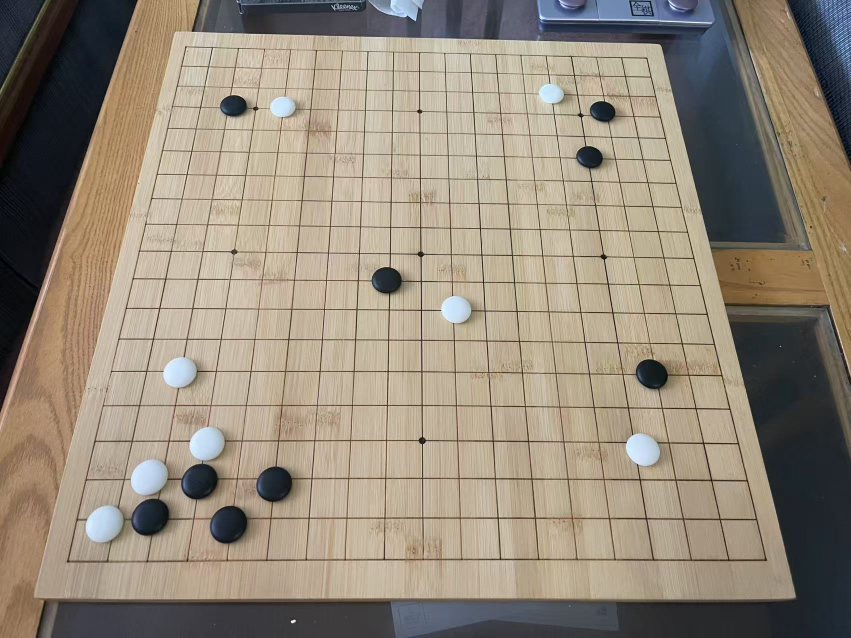
#> input picture data/raw/Homeboard4.jpg, 1702 x 1276 px (shown at 1/2 size)
$ python ToushiTest4.py
#> lines starting #> are read from the running program, lines starting #| are printed output that depends on the picture; after the words box and inside, x2 and y2 are one past the last pixel; in counts of white or black regions, pixels touching at a corner belong together
import cv2
import numpy as np

def preprocess_for_wood_grain(img):
    """
    专门针对木纹棋盘的预处理
    """
    gray = cv2.cvtColor(img, cv2.COLOR_BGR2GRAY)

    # 1. 多尺度模糊，减少木纹干扰
    blur1 = cv2.GaussianBlur(gray, (5, 5), 0)
    blur2 = cv2.GaussianBlur(gray, (9, 9), 0)

    # 2. 形态学操作，强化棋盘边缘
    kernel = np.ones((3,3), np.uint8)
    morph = cv2.morphologyEx(blur1, cv2.MORPH_GRADIENT, kernel)

    # 3. 自适应阈值，处理光照不均
    adaptive = cv2.adaptiveThreshold(blur1, 255, cv2.ADAPTIVE_THRESH_GAUSSIAN_C,
                                   cv2.THRESH_BINARY, 11, 2)

    # 4. 多种边缘检测方法
    edges1 = cv2.Canny(blur1, 20, 60)  # 降低阈值
    edges2 = cv2.Canny(blur2, 30, 80)  # 不同参数
    edges3 = cv2.Canny(morph, 50, 150)  # 形态学增强后

    # 5. 组合边缘
    combined_edges = cv2.bitwise_or(edges1, edges2)
    combined_edges = cv2.bitwise_or(combined_edges, edges3)

    # 6. 闭运算，连接断开的边缘
    kernel_close = np.ones((3,3), np.uint8)
    final_edges = cv2.morphologyEx(combined_edges, cv2.MORPH_CLOSE, kernel_close)

    return gray, final_edges, [blur1, blur2, morph, adaptive, edges1, edges2, edges3, combined_edges]

def find_board_contours_robust(edges):
    """
    更鲁棒的棋盘轮廓检测
    """
    contours, hierarchy = cv2.findContours(edges, cv2.RETR_EXTERNAL, cv2.CHAIN_APPROX_SIMPLE)

    candidates = []

    for contour in contours:
        # 计算面积
        area = cv2.contourArea(contour)
        if area < 50000:  # 过滤小轮廓
            continue

        # 凸包
        hull = cv2.convexHull(contour)
        hull_area = cv2.contourArea(hull)

        # 计算轮廓的凸性（convexity）
        convexity = area / hull_area if hull_area > 0 else 0

        # 尝试不同的epsilon值
        perimeter = cv2.arcLength(hull, True)
        for epsilon_factor in [0.02, 0.05, 0.08, 0.1, 0.15]:
            epsilon = epsilon_factor * perimeter
            approx = cv2.approxPolyDP(hull, epsilon, True)

            if len(approx) == 4:
                # 检查是否为凸四边形
                if cv2.isContourConvex(approx):
                    # 计算四边形的质量评分
                    points = np.reshape(approx, (4, 2))
                    score = evaluate_quadrilateral_quality(points, area, convexity)
                    candidates.append((points, area, score, epsilon_factor))

    # 按评分排序
    candidates.sort(key=lambda x: x[2], reverse=True)

    return candidates

def evaluate_quadrilateral_quality(points, area, convexity):
    """
    评估四边形作为棋盘的质量
    """
    score = 0

    # 1. 面积分数（面积越大越好）
    score += min(area / 100000, 10)

    # 2. 凸性分数
    score += convexity * 5

    # 3. 形状分数（接近矩形的程度）
    # 计算四条边的长度
    sides = []
    for i in range(4):
        p1 = points[i]
        p2 = points[(i + 1) % 4]
        side_length = np.linalg.norm(p2 - p1)
        sides.append(side_length)

    # 对边应该相等
    opposite_ratio1 = min(sides[0], sides[2]) / max(sides[0], sides[2])
    opposite_ratio2 = min(sides[1], sides[3]) / max(sides[1], sides[3])
    score += (opposite_ratio1 + opposite_ratio2) * 2

    # 4. 角度分数（接近90度）
    angles = []
    for i in range(4):
        p1 = points[i]
        p2 = points[(i + 1) % 4]
        p3 = points[(i + 2) % 4]

        v1 = p1 - p2
        v2 = p3 - p2

        cos_angle = np.dot(v1, v2) / (np.linalg.norm(v1) * np.linalg.norm(v2))
        angle = np.arccos(np.clip(cos_angle, -1, 1))
        angles.append(angle)

    # 角度应该接近90度（π/2）
    angle_score = sum([1 - abs(angle - np.pi/2) / (np.pi/2) for angle in angles])
    score += angle_score

    return score

def order_corners_improved(points):
    """
    改进的角点排序，更准确地识别左上角
    """
    points = np.array(points)

    # 计算质心
    center = np.mean(points, axis=0)

    # 计算每个点相对于质心的角度
    angles = []
    for point in points:
        angle = np.arctan2(point[1] - center[1], point[0] - center[0])
        angles.append(angle)

    # 按角度排序
    sorted_indices = np.argsort(angles)

    # 找到最左上的点作为起始点
    leftmost_top = None
    min_sum = float('inf')
    start_idx = 0

    for i, idx in enumerate(sorted_indices):
        point = points[idx]
        # 使用 x + y 最小的点作为左上角
        if point[0] + point[1] < min_sum:
            min_sum = point[0] + point[1]
            leftmost_top = point
            start_idx = i

    # 从左上角开始，顺时针排列
    ordered_indices = []
    for i in range(4):
        ordered_indices.append(sorted_indices[(start_idx + i) % 4])

    ordered_points = points[ordered_indices]

    # 验证顺序是否正确
    print("角点排序验证：")
    labels = ['左上', '右上', '右下', '左下']
    for i, (point, label) in enumerate(zip(ordered_points, labels)):
        print(f"  {label}: ({point[0]:.0f}, {point[1]:.0f})")

    return ordered_points.astype("float32")

# [13 lines left out: function line_intersection, not called in this run]

def fix_cropped_corners(corners):
    """
    修复被裁剪的角点
    """
    # 检查是否有角点在图像边缘附近
    image_width = 2000  # 假设的图像宽度，实际使用时传入真实值

    fixed_corners = corners.copy()

    # 检查左上角是否被裁剪（x坐标很小）
    if corners[0][0] < 30:
        print("检测到左上角被裁剪，进行修复...")

        # 使用平行四边形性质修复
        # 在平行四边形中：left_top = right_top + (left_bottom - right_bottom)
        vector_correction = corners[3] - corners[2]  # left_bottom - right_bottom
        corrected_left_top = corners[1] + vector_correction  # right_top + correction

        fixed_corners[0] = corrected_left_top
        print(f"修复后的左上角: ({corrected_left_top[0]:.1f}, {corrected_left_top[1]:.1f})")

    return fixed_corners

# 主函数
def detect_board_robust(image_path):
    """
    鲁棒的棋盘检测主函数
    """
#> called with image_path = '../data/raw/Homeboard4.jpg'
    img = cv2.imread(image_path)
#> img is the input picture: shape (1276, 1702, 3); mean B, G, R 121.8, 137.3, 148.2
    if img is None:
        print(f"无法读取图像: {image_path}")
        return None

    print(f"图像尺寸: {img.shape[1]} x {img.shape[0]}")
#| 图像尺寸: 1702 x 1276

    # 预处理
    gray, edges, debug_images = preprocess_for_wood_grain(img)
#> in preprocess_for_wood_grain, `gray = cv2.cvtColor(img, cv2.COLOR_BGR2GRAY)`:
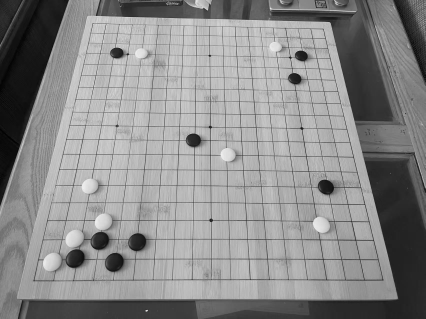
#> gray: shape (1276, 1702) (shown at 1/4 size); min 0, max 255, mean 138.8
#> in preprocess_for_wood_grain, `adaptive = cv2.adaptiveThreshold(blur1, 255, cv2.ADAPTIVE_THRESH_GAUSS..`:
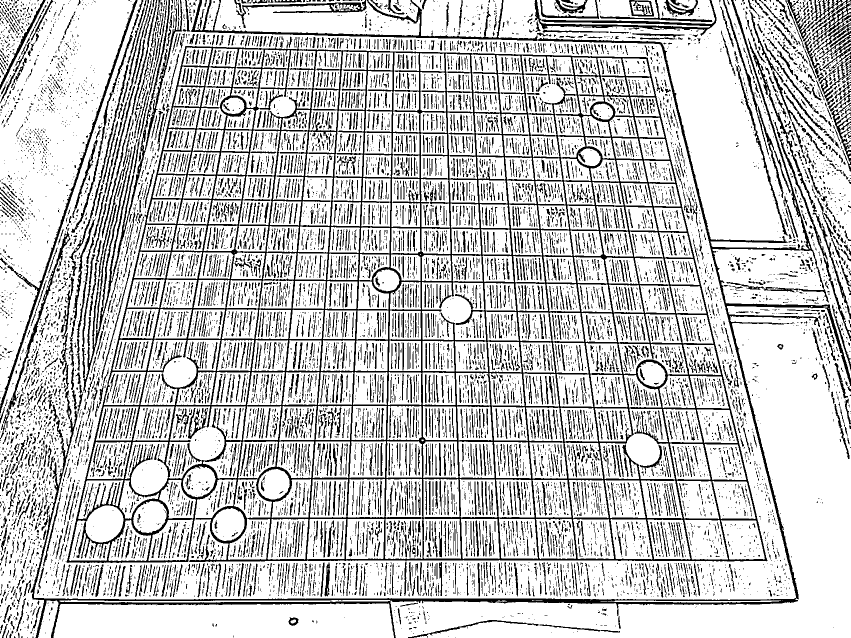
#> adaptive: shape (1276, 1702) (shown at 1/2 size); 77% white; 12908 black regions (9324 under 20 px), largest, box (x1, y1, x2, y2) and area: (133, 74, 1535, 1126) 134825, (61, 0, 1702, 1276) 33707, (166, 0, 365, 786) 6854
#> in preprocess_for_wood_grain, `edges3 = cv2.Canny(morph, 50, 150)`:
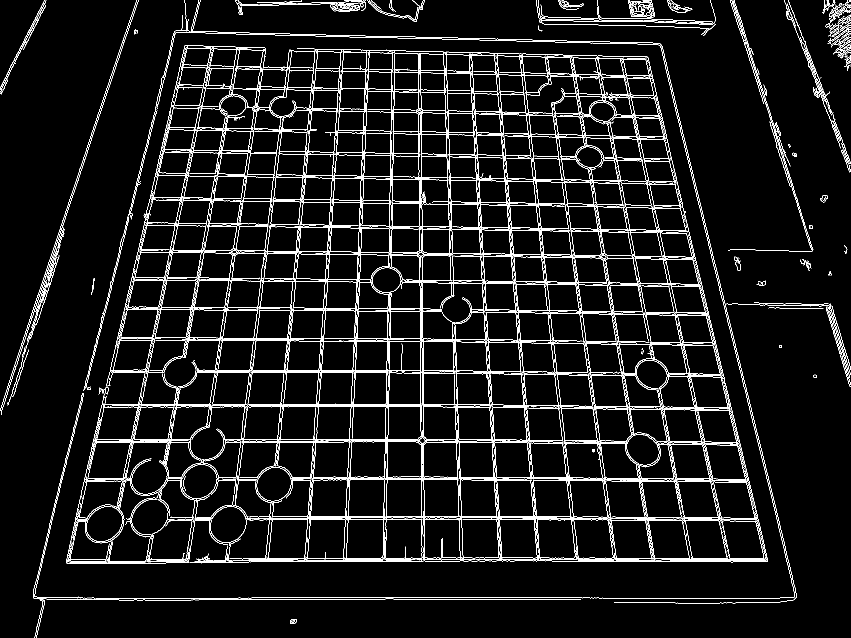
#> edges3: shape (1276, 1702) (shown at 1/2 size); 6% white in thin lines or dots
#> in preprocess_for_wood_grain, `final_edges = cv2.morphologyEx(combined_edges, cv2.MORPH_CLOSE, kernel..`:
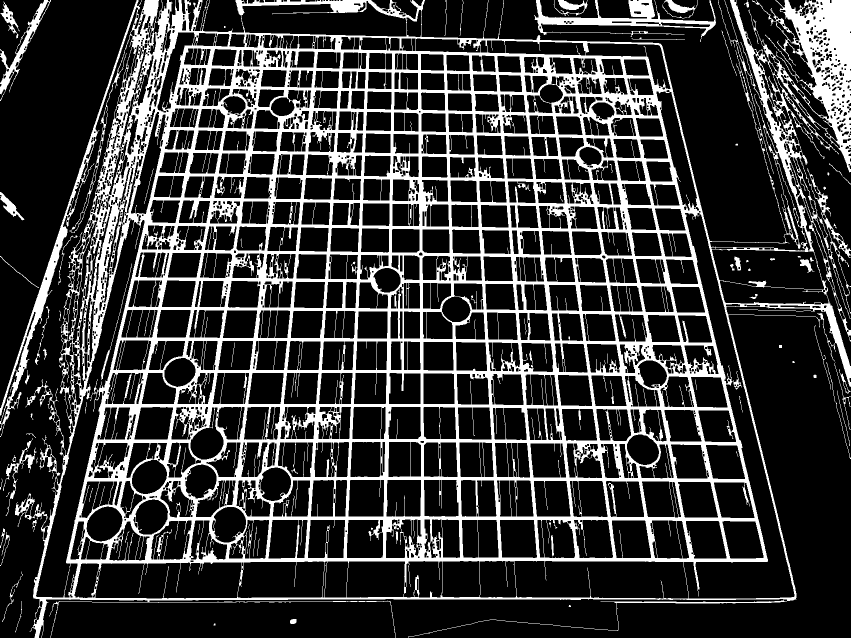
#> final_edges: shape (1276, 1702) (shown at 1/2 size); 22.3% white; 94 white regions (20 under 20 px)
#> debug_images = 8 items

    # 显示预处理结果
    cv2.imshow('Original', cv2.resize(img, (800, 600)))
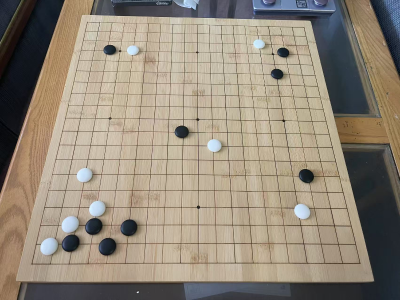
#> window 'Original': shape (600, 800, 3) (shown at 1/2 size); mean B, G, R 121.7, 137.2, 148
    cv2.imshow('Final Edges', edges)

    # 寻找轮廓
    candidates = find_board_contours_robust(edges)
#> in find_board_contours_robust, `contours, hierarchy = cv2.findContours(edges, cv2.RETR_EXTERNAL, cv2.C..`: contours = 53 contours, 28 with area under 20; largest, box (x1, y1, x2, y2) and area: (0, 0, 1702, 1276) 1600269, (1068, 0, 1432, 84) 7320, (0, 0, 102, 202) 3164, (6, 876, 73, 1032) 842, (0, 384, 49, 441) 696
#> the loop in find_board_contours_robust, `for contour in contours:` made 53 passes
#> area on passes 2, 5, 6, 7, 8, 12, 13, 18: 94.5, 49, 45, 57.5, 68, 43, 842, 26.5
#> after the loop in find_board_contours_robust, `for contour in contours:`: candidates = 4 items
#> candidates = 4 items

    if not candidates:
        print("未找到合适的棋盘轮廓！")
        return None

    print(f"找到 {len(candidates)} 个候选轮廓")
#| 找到 4 个候选轮廓

    # 选择最佳候选
    best_points, best_area, best_score, best_epsilon = candidates[0]
#> best_points = [[1701, 0], [1592, 1199], [59, 1263], [273, 0]]; best_area = 1600269; best_score = 21.37; best_epsilon = 0.05
    print(f"最佳候选: 面积={best_area:.0f}, 评分={best_score:.2f}, epsilon={best_epsilon:.3f}")
#| 最佳候选: 面积=1600269, 评分=21.37, epsilon=0.050

    # 排序角点
    ordered_corners = order_corners_improved(best_points)
#> in order_corners_improved, `points = np.array(points)`: points = [[1701, 0], [1592, 1199], [59, 1263], [273, 0]]
#> in order_corners_improved, `center = np.mean(points, axis=0)`: center = [906.2, 615.5]
#> the loop in order_corners_improved, `for point in points:` made 4 passes
#> (point, angle) on passes 1 to 4: ([1701, 0], -0.659), ([1592, 1199], 0.705), ([59, 1263], 2.49), ([273, 0], -2.37)
#> after the loop in order_corners_improved, `for point in points:`: angles = [-0.659, 0.705, 2.49, -2.37]
#> in order_corners_improved, `sorted_indices = np.argsort(angles)`: sorted_indices = [3, 0, 1, 2]
#> the loop in order_corners_improved, `for i, idx in enumerate(sorted_indices):` made 4 passes
#> (idx, min_sum, start_idx) on pass 1: (3, 273, 0)
#> after the loop in order_corners_improved, `for i, idx in enumerate(sorted_indices):`: min_sum = 273; start_idx = 0
#> after the loop in order_corners_improved, `for i in range(4):`: ordered_indices = [3, 0, 1, 2]
#> in order_corners_improved, `ordered_points = points[ordered_indices]`: ordered_points = [[273, 0], [1701, 0], [1592, 1199], [59, 1263]]
#> the loop in order_corners_improved, `for i, (point, label) in enumerate(zip(ordered_points, labels)):` made 4 passes
#> (printed output is left out)
#> ordered_corners = [[273, 0], [1701, 0], [1592, 1199], [59, 1263]]

    # 修复被裁剪的角点
    final_corners = fix_cropped_corners(ordered_corners)
#> final_corners = [[273, 0], [1701, 0], [1592, 1199], [59, 1263]]

    # 可视化结果
    result_img = img.copy()
    colors = [(0,0,255), (0,255,0), (255,0,0), (255,255,0)]
    labels = ['LT', 'RT', 'RB', 'LB']

    for i, (corner, color, label) in enumerate(zip(final_corners, colors, labels)):
        x, y = int(corner[0]), int(corner[1])
        cv2.circle(result_img, (x, y), 15, color, -1)
        cv2.putText(result_img, label, (x+20, y-20), cv2.FONT_HERSHEY_SIMPLEX, 1.5, color, 3)
#> this loop made 4 passes
#> (color, label, x, y) on passes 1 to 4: ((0, 0, 255), 'LT', 273, 0), ((0, 255, 0), 'RT', 1701, 0), ((255, 0, 0), 'RB', 1592, 1199), ((255, 255, 0), 'LB', 59, 1263)
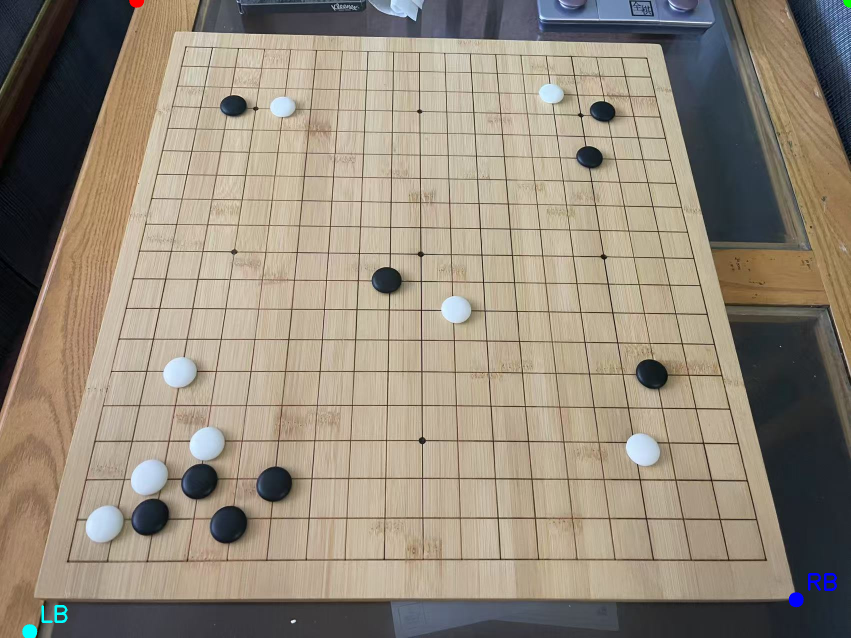
#> result_img: shape (1276, 1702, 3) (shown at 1/2 size); 0.17% of pixels changed, all inside (x1, y1, x2, y2) = (44, 0, 1702, 1276)

    cv2.imshow('Detected Corners', result_img)

    return final_corners, result_img

# 使用示例
if __name__ == "__main__":
    image_path = "../data/raw/Homeboard4.jpg"

    result = detect_board_robust(image_path)

    if result is not None:
        corners, result_img = result
#> corners = [[273, 0], [1701, 0], [1592, 1199], [59, 1263]]

        print("\n最终棋盘角点:")
        labels = ['左上', '右上', '右下', '左下']
        for i, (corner, label) in enumerate(zip(corners, labels)):
            print(f"  {label}: ({corner[0]:.1f}, {corner[1]:.1f})")
#> this loop made 4 passes
#> (printed output is left out)

        # 透视变换
        output_size = 1000
        margin = 50

        dst_points = np.float32([
            [margin, margin],
            [output_size - margin, margin],
            [output_size - margin, output_size - margin],
            [margin, output_size - margin]
        ])

        M = cv2.getPerspectiveTransform(corners, dst_points)
#> M = [[0.593, 0.103, -112.4], [-0.00165, 0.758, 50], [-3.3e-05, 4.89e-05, 1]]

        # 读取原图进行变换
        original = cv2.imread(image_path)
        warped = cv2.warpPerspective(original, M, (output_size, output_size))
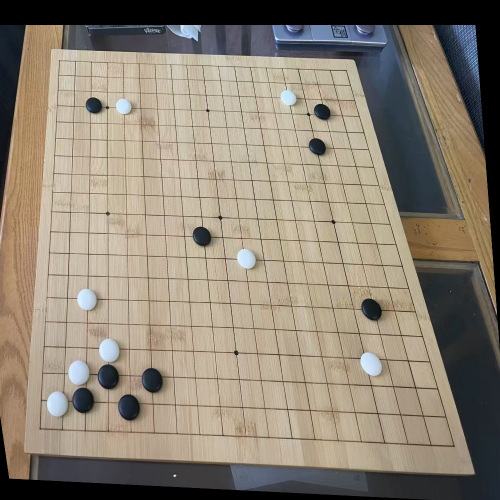
#> warped: shape (1000, 1000, 3) (shown at 1/2 size); mean B, G, R 115.2, 130.1, 140.2

        cv2.imshow('Warped Board', warped)
        cv2.imwrite('warped_board_robust.jpg', warped)
        print("变换后的棋盘已保存为 warped_board_robust.jpg")

    print("\n按任意键退出...")
    cv2.waitKey(0)
    cv2.destroyAllWindows()

$ run again, with data/raw/Homeboard2.jpg copied over data/raw/Homeboard4.jpg
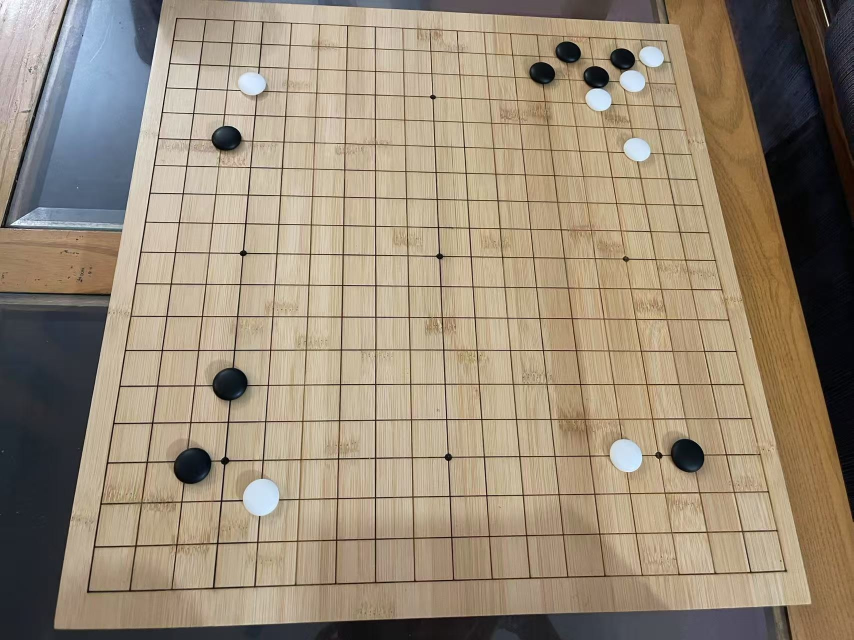
#> input picture data/raw/Homeboard2.jpg, 1707 x 1280 px (shown at 1/2 size)
#> in detect_board_robust, img is the input picture: shape (1280, 1707, 3); mean B, G, R 119.2, 139.1, 153.5
#| 图像尺寸: 1707 x 1280
#> adaptive: shape (1280, 1707); 75.5% white; 12569 black regions (8624 under 20 px), largest, box (x1, y1, x2, y2) and area: (173, 35, 1575, 1186) 144843, (0, 0, 1627, 1280) 24742, (1449, 0, 1707, 1044) 5478
#> edges1: shape (1280, 1707); 10.7% white in thin lines or dots
#> edges2: shape (1280, 1707); 4.4% white in thin lines or dots
#> edges3: shape (1280, 1707); 6.4% white in thin lines or dots
#> final_edges: shape (1280, 1707); 25.8% white; 115 white regions (17 under 20 px)
#> debug_images = 8 items
#> contours = 84 contours, 40 with area under 20; largest, box (x1, y1, x2, y2) and area: (0, 0, 1690, 1280) 1614429, (1639, 0, 1707, 219) 5849, (1448, 0, 1707, 1046) 3866, (1612, 0, 1707, 332) 1192, (1616, 985, 1654, 1155) 704
#> the loop in find_board_contours_robust, `for contour in contours:` made 84 passes
#> area on passes 5, 6, 7, 9, 12, 14, 16, 19: 60, 69, 189, 78.5, 117, 505, 423.5, 314
#> after the loop in find_board_contours_robust, `for contour in contours:`: candidates = 5 items
#| 找到 5 个候选轮廓
#> best_points = [[1348, 15], [1629, 1273], [108, 1259], [2, 0]]; best_area = 1614429; best_score = 21.48; best_epsilon = 0.02
#| 最佳候选: 面积=1614429, 评分=21.48, epsilon=0.020
#> points = [[1348, 15], [1629, 1273], [108, 1259], [2, 0]]
#> center = [771.8, 636.8]
#> the loop in order_corners_improved, `for point in points:` made 4 passes
#> (point, angle) on passes 1 to 4: ([1348, 15], -0.823), ([1629, 1273], 0.638), ([108, 1259], 2.39), ([2, 0], -2.45)
#> after the loop in order_corners_improved, `for point in points:`: angles = [-0.823, 0.638, 2.39, -2.45]
#> sorted_indices = [3, 0, 1, 2]
#> the loop in order_corners_improved, `for i, idx in enumerate(sorted_indices):` made 4 passes
#> (idx, min_sum, start_idx) on pass 1: (3, 2, 0)
#> after the loop in order_corners_improved, `for i, idx in enumerate(sorted_indices):`: min_sum = 2; start_idx = 0
#> after the loop in order_corners_improved, `for i in range(4):`: ordered_indices = [3, 0, 1, 2]
#> ordered_points = [[2, 0], [1348, 15], [1629, 1273], [108, 1259]]
#> the loop in order_corners_improved, `for i, (point, label) in enumerate(zip(ordered_points, labels)):` made 4 passes
#> (printed output is left out)
#> vector_correction = [-1521, -14]
#> corrected_left_top = [-173, 1]
#| 修复后的左上角: (-173.0, 1.0)
#> final_corners = [[-173, 1], [1348, 15], [1629, 1273], [108, 1259]]
#> the loop in detect_board_robust, `for i, (corner, color, label) in enumerate(zip(final_corners, colors, ..` made 4 passes
#> (color, label, x, y) on passes 1 to 4: ((0, 0, 255), 'LT', -173, 1), ((0, 255, 0), 'RT', 1348, 15), ((255, 0, 0), 'RB', 1629, 1273), ((255, 255, 0), 'LB', 108, 1259)
#> after the loop in detect_board_robust, `for i, (corner, color, label) in enumerate(zip(final_corners, colors, ..`:
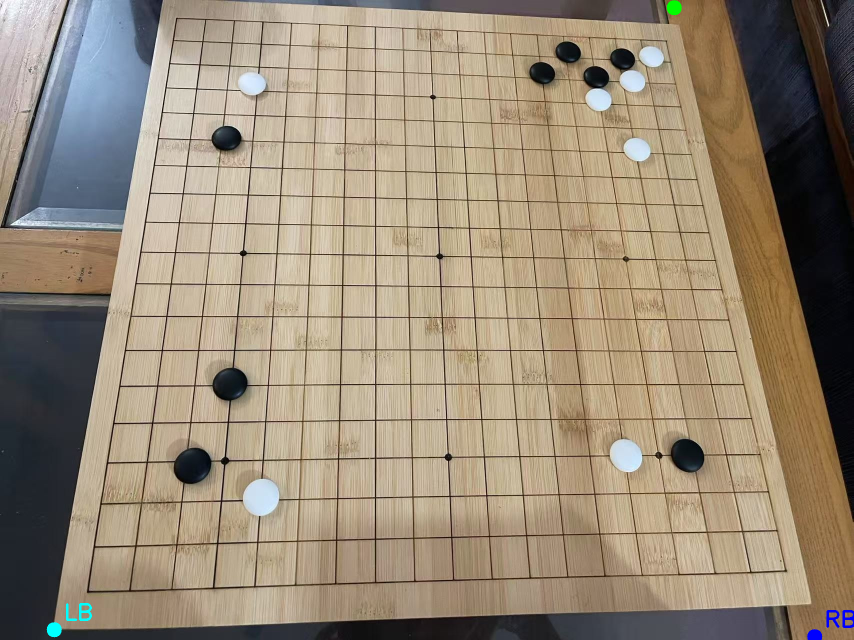
#> result_img: shape (1280, 1707, 3) (shown at 1/2 size); 0.17% of pixels changed, all inside (x1, y1, x2, y2) = (93, 0, 1707, 1280)
#> the loop `for i, (corner, label) in enumerate(zip(corners, labels)):` made 4 passes
#> (printed output is left out)
#> M = [[0.593, -0.132, 152.7], [-0.0066, 0.717, 48.14], [-5.84e-20, 1.39e-19, 1]]
#> `warped = cv2.warpPerspective(original, M, (output_size, output_size))`:
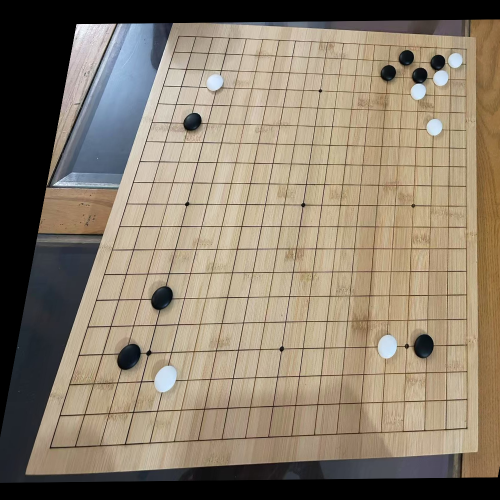
#> warped: shape (1000, 1000, 3) (shown at 1/2 size); mean B, G, R 108.1, 126, 138.6
